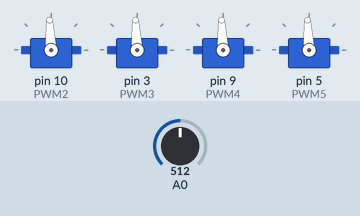
Recording of a program running on a simulated Arduino Nano, built with avr-gcc and run on an emulated ATmega328P. On the bench: 4 × servo. Inputs (shaded band) come from the test bench; at power-on: A0 = 512. No radio packets arrive unless stated.

Above: at 1.2 s.
1.3 s: A0 set to 716
At 2.4 s:
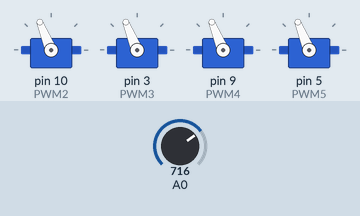
2.8 s: A0 set to 900
At 3.6 s:
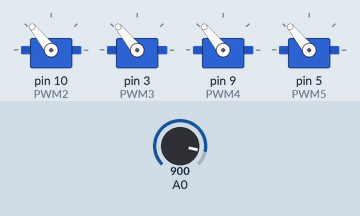
4.3 s: A0 set to 1010
At 4.7 s:
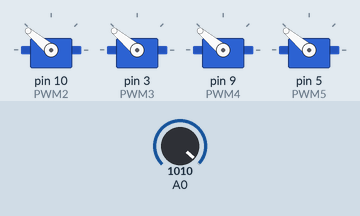
5.8 s: A0 set to 306
At 7.0 s:
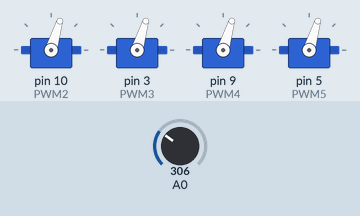
7.3 s: A0 set to 122
At 8.2 s:
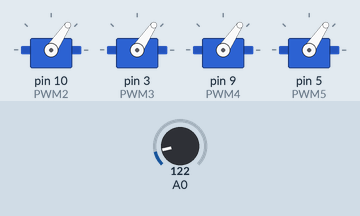
8.8 s: A0 set to 511
At 9.4 s:
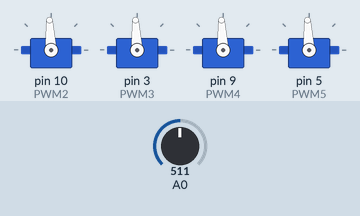
Timing chart, 0 to 11.3 s (numbered marks = the images above; inputs shaded):
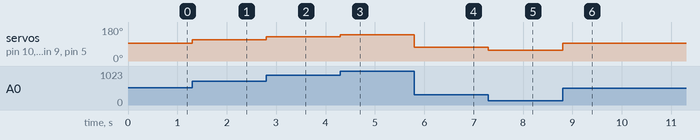

Measured:
- after the input at 1.3 s, servo on pin 10 (PWM2), servo on pin 3 (PWM3), servo on pin 9 (PWM4), servo on pin 5 (PWM5): 93° → 112° at once
- after the input at 2.8 s, servo on pin 10 (PWM2), servo on pin 3 (PWM3), servo on pin 9 (PWM4), servo on pin 5 (PWM5): 112° → 129° at once
- after the input at 4.3 s, servo on pin 10 (PWM2), servo on pin 3 (PWM3), servo on pin 9 (PWM4), servo on pin 5 (PWM5): 129° → 140° at once
- after the input at 5.8 s, servo on pin 10 (PWM2), servo on pin 3 (PWM3), servo on pin 9 (PWM4), servo on pin 5 (PWM5): 140° → 73° at once
- after the input at 7.3 s, servo on pin 10 (PWM2), servo on pin 3 (PWM3), servo on pin 9 (PWM4), servo on pin 5 (PWM5): 73° → 56° at once
- after the input at 8.8 s, servo on pin 10 (PWM2), servo on pin 3 (PWM3), servo on pin 9 (PWM4), servo on pin 5 (PWM5): 56° → 93° at once

The program:

main.cpp
```cpp
#include <Arduino.h>


#include <SPI.h>
#include <nRF24L01.h>
#include <RF24.h>
#include <Servo.h>

//Define widths
int pwm_width_2 = 0;
int pwm_width_3 = 0;
int pwm_width_4 = 0;
int pwm_width_5 = 0;
int pwm_width_6 = 0;
int pwm_width_7 = 0;

Servo PWM2;
Servo PWM3;
Servo PWM4;
Servo PWM5;
Servo PWM6;
Servo PWM7;


struct MyData {
byte throttle;
byte yaw;
byte pitch;
byte roll;
byte AUX1;
byte AUX2;
};
MyData data;


const uint64_t pipeIn = 0xE8E8F0F0E1LL;
RF24 radio(7, 8);


void resetData()
{

data.throttle = 0;
data.yaw = 0;
data.pitch = 0;
data.roll = 0;
data.AUX1 = 0;
data.AUX2 = 0;
}


void setup()
{

   PWM2.attach(10);
  PWM3.attach(3);
  PWM4.attach(9);
  PWM5.attach(5);

  resetData();
  radio.begin();
  radio.setAutoAck(false);
  radio.setDataRate(RF24_250KBPS);
  radio.openReadingPipe(1,pipeIn);


  radio.startListening();
}


unsigned long lastRecvTime = 0;

void recvData()
{
while ( radio.available() ) {
radio.read(&data, sizeof(MyData));
lastRecvTime = millis();
}
}


void loop()
{
recvData();
unsigned long now = millis();

if ( now - lastRecvTime > 1000 ) {

resetData();
}

pwm_width_2 = map(data.throttle, 0, 255, 1000, 2000);
pwm_width_3 = map(data.yaw,      0, 255, 1000, 2000);
pwm_width_4 = map(data.pitch,    0, 255, 1000, 2000);
pwm_width_5 = map(data.roll,     0, 255, 1000, 2000);
int analogreader=analogRead(A0);
int analogVal=map(analogreader,0,1023,1000,2000);
if(analogVal>1050)
{

 PWM2.writeMicroseconds(analogVal);
PWM3.writeMicroseconds(analogVal);
PWM4.writeMicroseconds(analogVal);
PWM5.writeMicroseconds(analogVal);
}else{


PWM2.writeMicroseconds(pwm_width_2);
PWM3.writeMicroseconds(pwm_width_3);
PWM4.writeMicroseconds(pwm_width_4);
PWM5.writeMicroseconds(pwm_width_5);

}
}
```
